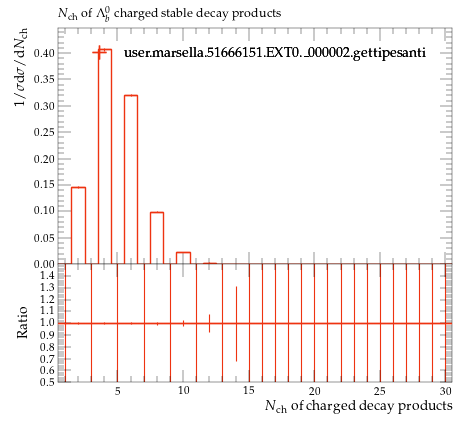

Python code for this plot:
#! /usr/bin/env python

# This Python script was auto-generated using YODA v2.0.2.
# Analysis object: /MC_HFDECAYS/LAMBDAB_charged_mult
# Timestamp: 24-07-2026 (16:40:05)

import matplotlib as mpl
import matplotlib.pyplot as plt
mpl.use('Agg') # comment out for interactive use
import os
import numpy as np

plotDir = os.path.split(os.path.realpath(__file__))[0]
if 'YODA_USER_PLOT_PATH' in globals():
    plot_outdir = globals()['YODA_USER_PLOT_PATH']
else:
    plot_outdir = plotDir

#plot style
plt.style.use(os.path.join(plotDir, '../default.mplstyle'))
# plot metadata
figW, figH = plt.rcParams['figure.figsize']
ax_xLabel = r'$N_\mathrm{ch}$ of charged decay products'
ax_yLabel = r'$1/\sigma \mathrm{d}\sigma/\mathrm{d}N_\mathrm{ch}$'
ax_title  = r'$N_\mathrm{ch}$ of $\Lambda^0_b$ charged stable decay products'
ax_xScale = 'linear'
ax_yScale = 'linear'
xLims = (0.5, 30.5)
yLims = (0.0, 0.44792308000000003)

# TeX-friendly labels for the legend
labels = {
    'legend' : ([ r"user.marsella.51666151.EXT0.\_000002.gettipesanti" ], r""),
}

# Adjust canvas width and height
canvasW = 10.0
canvasH = 9.0
figW *= canvasW/10.
figH *= canvasH/9.

# Create figure and axis objects
fig, (ax, ratio0_ax) = plt.subplots(2, 1, sharex=True,
                  figsize=(figW,figH), gridspec_kw={'height_ratios': (6.0, 3.0)})

# Set figure margins
plt.subplots_adjust(
    left   = 1.0 * plt.rcParams['figure.subplot.left'],
    right  = 1.0 * plt.rcParams['figure.subplot.right'],
    top    = 1.0 * plt.rcParams['figure.subplot.top'],
    bottom = 1.0 * plt.rcParams['figure.subplot.bottom'])

ratio0_ax.yaxis.set_major_locator(mpl.ticker.MultipleLocator(0.1))
ratio0_ax.set_ylim(0.5, 1.4999)
ratio0_ax.set_ylabel('Ratio')

# the numerical data is stored in a separate file
dataf = dict()
prefix = os.path.split(__file__)[0]
if prefix:    prefix = prefix + '/'
exec(open(prefix+'LAMBDAB_charged_mult__data.py').read(), dataf)


legend_handles = dict() # keep track of handles for the legend

# style options for curves
# starts at zorder>=5 to draw curve on top of legend
styles = {
  'user.marsella.51666151.EXT0._000002.gettipesanti.yoda.gz': {
    'color' : '#EE3311',
    'linestyle' : '-',
    'linewidth' : 1,
    'marker' : 'none',
    'markersize' : 2,
    'capsize' : 0.0,
    'zorder' : 5,
    'histstyle' : 1,
    'drawstyle' : 'steps-pre',
    'xerrorbars' : 1,
    'yerrorbars' : 1,
    'fillcolor' : None,
    'fillopacity' : 1.0,
    'ratio0_linestyle' : '-',
    'ratio0_linewidth' : 1,
    'ratio0_marker' : 'none',
    'ratio0_markersize' : 2,
    'ratio0_capsize' : 0.0,
    'ratio0_zorder' : 5,
    'ratio0_histstyle' : 1,
    'ratio0_drawstyle' : 'steps-pre',
    'ratio0_xerrorbars' : 1,
    'ratio0_yerrorbars' : 1,
  },
}

# curve from input yoda files in main panel
for label, yvals in dataf['yvals'].items():
    if all(np.isnan(v) for v in dataf['yvals'][label]):
        continue
    tmp = None
    if styles[label]['histstyle']: # draw as histogram
        xpos = dataf['xedges'][label] if styles[label]['drawstyle'] else dataf['xpoints'][label]
        ypos = np.insert(yvals, 0, yvals[0]) if styles[label]['drawstyle'] else yvals
        if styles[label]['fillcolor']: # fill area below curve
            ax.fill_between(xpos, ypos, step='pre',
                            color=styles[label]['fillcolor'],
                            alpha=styles[label]['fillopacity'])
        tmp, = ax.plot(xpos, ypos,
                       color=styles[label]['color'],
                       linestyle=styles[label]['linestyle'],
                       linewidth=styles[label]['linewidth'],
                       drawstyle=styles[label]['drawstyle'], solid_joinstyle='miter',
                       zorder=styles[label]['zorder'], label=label)
    tmp = ax.errorbar(dataf['xpoints'][label], yvals,
                      xerr=np.array(dataf['xerrs'][label])*styles[label]['xerrorbars'],
                      yerr=np.array(dataf['yerrs'][label])*styles[label]['yerrorbars'],
                      fmt=styles[label]['marker'], capsize=styles[label]['capsize'],
                      markersize=styles[label]['markersize'],
                      ecolor=styles[label]['color'],
                      color=styles[label]['color'], zorder=styles[label]['zorder'])
    tmp[-1][0].set_linestyle(styles[label]['linestyle'])
    tmp[-1][0].set_linewidth(styles[label]['linewidth'])
    if label in dataf['add_legend_handle']:  legend_handles[label] = tmp
    for varLabel in dataf['variation_yvals'].keys():
        if varLabel.startswith(label):
            tmp, = ax.plot(dataf['xedges'][label], dataf['variation_yvals'][varLabel],
                           color=styles[label]['color'],
                           linestyle=styles[label]['linestyle'],
                           linewidth=styles[label]['linewidth'],
                           drawstyle='steps-pre', solid_joinstyle='miter',
                           zorder=styles[label]['zorder'], alpha=0.5)


# plots on ratio panel
# curve from input yoda files in ratio panel
for label, yvals in dataf['ratio0_yvals'].items():
    if all(np.isnan(v) for v in yvals):
        continue
    if styles[label]['ratio0_histstyle']: # plot as histogram
        xpos = dataf['xedges']['user.marsella.51666151.EXT0._000002.gettipesanti.yoda.gz'] if styles[label]['ratio0_drawstyle'] else dataf['xpoints']['user.marsella.51666151.EXT0._000002.gettipesanti.yoda.gz']
        ypos = np.insert(yvals, 0, yvals[0]) if styles[label]['ratio0_drawstyle'] else yvals
        ratio0_ax.plot(xpos, ypos,
                       color=styles[label]['color'],
                       linewidth=styles[label]['linewidth'],
                       linestyle=styles[label]['ratio0_linestyle'],
                       drawstyle=styles[label]['ratio0_drawstyle'], zorder=styles[label]['zorder'],
                       solid_joinstyle='miter')
    tmp = ratio0_ax.errorbar(dataf['xpoints']['user.marsella.51666151.EXT0._000002.gettipesanti.yoda.gz'], yvals,
                             xerr=np.array(dataf['ref_xerrs'])*styles[label]['ratio0_xerrorbars'],
                             yerr=np.array(dataf['ratio0_yerrs'][label])*styles[label]['ratio0_yerrorbars'],
                             fmt=styles[label]['ratio0_marker'], capsize=styles[label]['ratio0_capsize'],
                             markersize=styles[label]['ratio0_markersize'],
                             ecolor=styles[label]['color'],
                             color=styles[label]['color'])
    tmp[-1][0].set_linestyle(styles[label]['ratio0_linestyle'])
    tmp[-1][0].set_linewidth(styles[label]['ratio0_linewidth'])

    for varlabel in dataf['ratio0_variation_vals'].keys():
        if varlabel.startswith(label):
            ratio0_ax.plot(dataf['xedges']['user.marsella.51666151.EXT0._000002.gettipesanti.yoda.gz'],
                            dataf['ratio0_variation_vals'][varlabel],
                            color=styles[label]['color'],
                            linestyle=styles[label]['linestyle'],
                            linewidth=styles[label]['linewidth'],
                            drawstyle='steps-pre', solid_joinstyle='miter',
                            zorder=1, alpha=0.5)

legend_items = list(legend_handles.values())
ax.add_artist(ax.legend(legend_items,
                        labels['legend'][0],
                        title=labels['legend'][1],
                        alignment='left',
                        loc='upper center',
                        bbox_to_anchor=(0.5, 0.97)))

# set plot metadata as defined above
ratio0_ax.set_xlabel(ax_xLabel)
ratio0_ax.xaxis.set_label_coords(1., -0.15)
ax.set_ylabel(ax_yLabel, ha='right', va='top')
ax.yaxis.set_label_coords(-0.11, 1.0)
ax.set_title(ax_title, loc='left')
ax.set_xscale(ax_xScale)
ax.set_yscale(ax_yScale)
ax.set_xlim(xLims)
ax.set_ylim(yLims)

# tick formatting
plt.rcParams['xtick.top'] = True
plt.rcParams['ytick.right'] = True
fig.align_ylabels((ax, ratio0_ax))
plt.savefig(os.path.join(plot_outdir, 'LAMBDAB_charged_mult.pdf'), format='PDF')
plt.savefig(os.path.join(plot_outdir, 'LAMBDAB_charged_mult.png'), format='PNG')

plt.close(fig)
